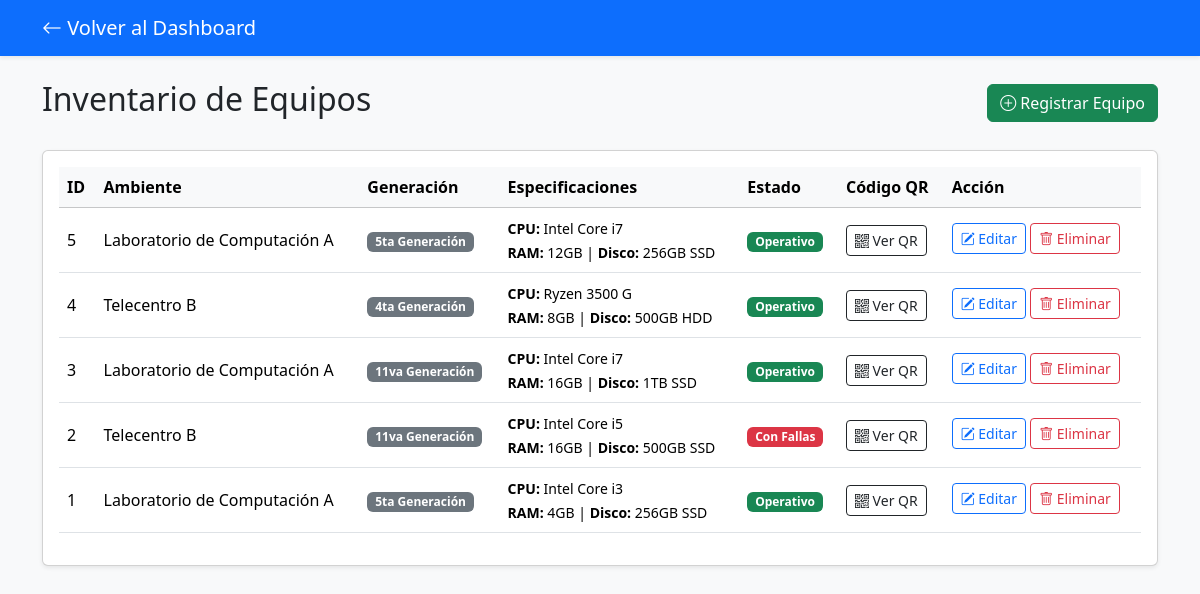
Page /views/inventario.php (signed in) on the committed database.
### tables this page shows
CREATE TABLE `equipos` (
  `id` int(11) NOT NULL AUTO_INCREMENT,
  `ambiente_id` int(11) NOT NULL,
  `codigo_qr` varchar(100) NOT NULL,
  `generacion` varchar(50) NOT NULL,
  `procesador` varchar(100) DEFAULT NULL,
  `memoria_ram` varchar(50) DEFAULT NULL,
  `almacenamiento` varchar(50) DEFAULT NULL,
  `estado_operativo` enum('Operativo','Con Fallas','Inoperativo','De Baja') DEFAULT 'Operativo',
  `fecha_registro` timestamp NOT NULL DEFAULT current_timestamp(),
  PRIMARY KEY (`id`),
  UNIQUE KEY `codigo_qr` (`codigo_qr`),
  KEY `ambiente_id` (`ambiente_id`),
  CONSTRAINT `equipos_ibfk_1` FOREIGN KEY (`ambiente_id`) REFERENCES `ambientes` (`id`)
);

CREATE TABLE `ambientes` (
  `id` int(11) NOT NULL AUTO_INCREMENT,
  `nombre` varchar(100) NOT NULL,
  `ubicacion` varchar(255) DEFAULT NULL,
  `creado_en` timestamp NOT NULL DEFAULT current_timestamp(),
  PRIMARY KEY (`id`)
);

### app/Models/Equipo.php (called while the page is built, shortened)
<?php
require_once __DIR__ . '/../../config/database.php';
class Equipo {
    public static function obtenerTodos() {
        global $pdo;
        $stmt = $pdo->query("SELECT e.*, a.nombre as ambiente
                             FROM equipos e
                             JOIN ambientes a ON e.ambiente_id = a.id
                             ORDER BY e.id DESC");
        return $stmt->fetchAll(PDO::FETCH_ASSOC);
    }
}
?>

### views/inventario.php (the view, shortened to what this page needs)
<?php
require_once '../app/Models/Equipo.php';
$equipos = Equipo::obtenerTodos();
?>
<!DOCTYPE html>
<html lang="es">
<head>
    <link href="https://cdn.jsdelivr.net/npm/bootstrap@5.3.2/dist/css/bootstrap.min.css" rel="stylesheet">
    <link rel="stylesheet" href="https://cdn.jsdelivr.net/npm/bootstrap-icons@1.11.1/font/bootstrap-icons.css">
</head>
<body class="bg-light">
<nav class="navbar navbar-expand-lg navbar-dark bg-primary shadow-sm">
    <div class="container">
        <a class="navbar-brand" href="dashboard.php"><i class="bi bi-arrow-left"></i> Volver al Dashboard</a>
    </div>
</nav>
<div class="container mt-4">
    <div class="d-flex justify-content-between align-items-center mb-4">
        <h2>Inventario de Equipos</h2>
        <button class="btn btn-success" data-bs-toggle="modal" data-bs-target="#modalNuevoEquipo">
            <i class="bi bi-plus-circle"></i> Registrar Equipo
        </button>
    </div>
    <div class="card shadow-sm">
        <div class="card-body">
            <table class="table table-hover align-middle">
                <thead class="table-light">
                    <tr>
                        <th>ID</th>
                        <th>Ambiente</th>
                        <th>Generación</th>
                        <th>Especificaciones</th>
                        <th>Estado</th>
                        <th>Código QR</th>
                        <th>Acción</th>
                    </tr>
                </thead>
                <tbody>
                    <?php foreach($equipos as $equipo): ?>
                    <tr>
                        <td><?php echo htmlspecialchars($equipo['id']); ?></td>
                        <td><?php echo htmlspecialchars($equipo['ambiente']); ?></td>
                        <td><span class="badge bg-secondary"><?php echo htmlspecialchars($equipo['generacion']); ?></span></td>
                        <td>
                            <small>
                                <b>CPU:</b> <?php echo htmlspecialchars($equipo['procesador']); ?><br>
                                <b>RAM:</b> <?php echo htmlspecialchars($equipo['memoria_ram']); ?> | <b>Disco:</b> <?php echo htmlspecialchars($equipo['almacenamiento']); ?>
                            </small>
                        </td>
                        <td>
                            <?php if($equipo['estado_operativo'] == 'Con Fallas'): ?>
                                <span class="badge bg-danger"><?php echo htmlspecialchars($equipo['estado_operativo']); ?></span>
                            <?php else: ?>
                                <span class="badge bg-success"><?php echo htmlspecialchars($equipo['estado_operativo']); ?></span>
                            <?php endif; ?>
                        </td>
                        <td>
                            <button class="btn btn-sm btn-outline-dark" onclick="mostrarQR('<?php echo htmlspecialchars($equipo['codigo_qr']); ?>')">
                                <i class="bi bi-qr-code"></i> Ver QR
                            </button>
                        </td>
                        <td>
                        <a href="editar_equipo.php?id=<?php echo urlencode($equipo['id']); ?>"
   class="btn btn-sm btn-outline-primary mb-1"
   title="Editar equipo"
   onclick="confirmarAccion(event, '¿Editar equipo?', 'Se abrirá el formulario para modificar las especificaciones de este equipo.', 'Continuar', '#0d6efd')">
    <i class="bi bi-pencil-square"></i> Editar
</a>
<?php if ($_SESSION['rol'] == 'Administrador' || $_SESSION['rol'] == 'Técnico'): ?>
    <a href="../app/Controllers/EliminarEquipoController.php?id=<?php echo urlencode($equipo['id']); ?>"
       class="btn btn-sm btn-outline-danger mb-1"
       title="Eliminar equipo"
       onclick="confirmarAccion(event, '¿Eliminar equipo?', 'Se eliminará este equipo del inventario de forma permanente.', 'Sí, eliminar', '#dc3545')">
        <i class="bi bi-trash"></i> Eliminar
    </a>
<?php endif; ?>
                        </td>
                    </tr>
                    <?php endforeach; ?>
                </tbody>
            </table>
        </div>
    </div>
</div>
</body>
</html>

### rows in the picture
equipos: id "5", ambiente.nombre "Laboratorio de Computación A", generacion "5ta Generación", procesador "Intel Core i7", memoria_ram "12GB", almacenamiento "256GB SSD", estado_operativo "Operativo"
equipos: id "4", ambiente.nombre "Telecentro B", generacion "4ta Generación", procesador "Ryzen 3500 G", memoria_ram "8GB", almacenamiento "500GB HDD", estado_operativo "Operativo"
equipos: id "3", ambiente.nombre "Laboratorio de Computación A", generacion "11va Generación", procesador "Intel Core i7", memoria_ram "16GB", almacenamiento "1TB SSD", estado_operativo "Operativo"
equipos: id "2", ambiente.nombre "Telecentro B", generacion "11va Generación", procesador "Intel Core i5", memoria_ram "16GB", almacenamiento "500GB SSD", estado_operativo "Con Fallas"
equipos: id "1", ambiente.nombre "Laboratorio de Computación A", generacion "5ta Generación", procesador "Intel Core i3", memoria_ram "4GB", almacenamiento "256GB SSD", estado_operativo "Operativo"
